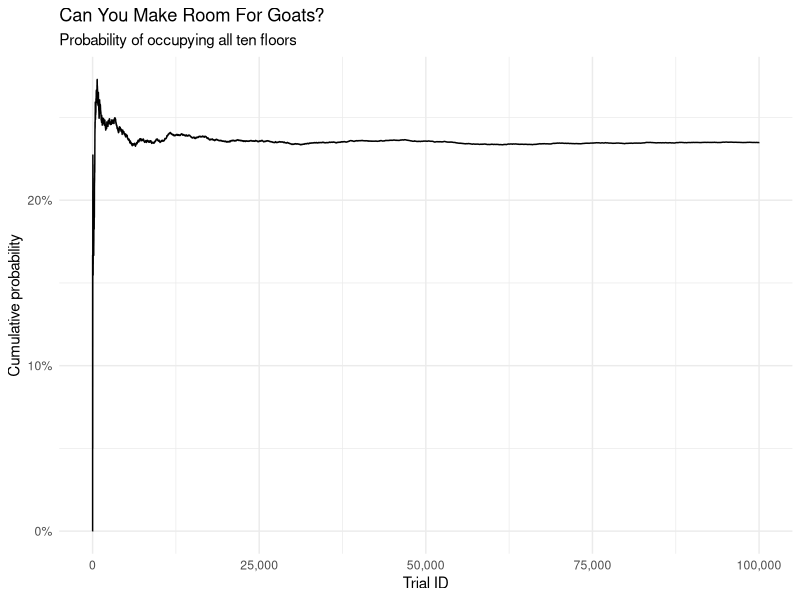

The R source for this figure:
library(tidyverse)
library(scales)

set.seed(123)

n_sims <- 1e05
n_floors <- 10
n_goats <- 10

# play the game
goats_enter <- function(n_floors = 10, n_goats = 10){
  # initialize empty floors
  floors <- vector(mode = "logical", length = n_floors)

  # for each of the goats
  for(goat in seq_len(length.out = n_goats)){
    # get random preference of goat
    pref <- sample(x = seq_len(length.out = n_floors), size = 1)

    # if preferred floor if occupied, check the next floor(s)
    # otherwise enter the floor
    if (floors[[pref]]) {
      i <- pref + 1

      while(i <= n_floors){
        # if floor is unoccupied, then stay there
        # otherwise go to the next floor
        if(floors[[i]] == FALSE){
          floors[[i]] <- TRUE
          break
        }

        i <- i+ 1
      }
    } else {
      floors[[pref]] <- TRUE
    }
  }

  return(floors)
}

results <- tibble(
  .id = seq_len(length.out = n_sims),
  game_result = map(.x = .id, ~ goats_enter(n_floors = n_floors, n_goats = n_goats)),
  occupied_floors = map_dbl(.x = game_result, sum),
  occupied_all = occupied_floors == n_goats
)

mean(results$occupied_all)

ggplot(data = results, mapping = aes(x = .id, y = cummean(occupied_all))) +
  geom_line() +
  labs(
    title = "Can You Make Room For Goats?",
    subtitle = "Probability of occupying all ten floors",
    x = "Trial ID",
    y = "Cumulative probability"
  ) +
  scale_x_continuous(labels = label_comma()) +
  scale_y_continuous(labels = label_percent()) +
  theme_minimal()

